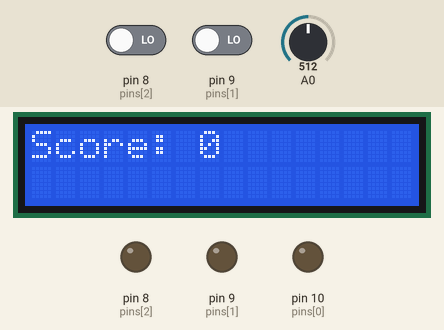
This sketch was run on a simulated Arduino Uno, built with avr-gcc and run on an emulated ATmega328P. Shown: 16×2 character LCD, output pins drawn as LEDs (lit = HIGH). Dashed ring = blinking. The test bench sets the inputs (shaded band); at power-on: pin 8 (pins[2]) LOW, pin 9 (pins[1]) LOW, A0 = 512. Random numbers use the default seed unless the sketch sets one; what the sketch prints to the serial monitor is not drawn.

Above: at 8.6 s.
8.7 s: pin 8 (pins[2]) driven HIGH
At 10.1 s:
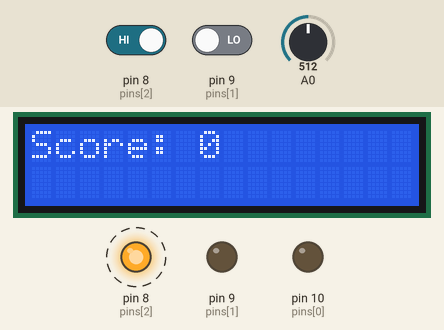
11.7 s: pin 8 (pins[2]) driven LOW
14.7 s: pin 9 (pins[1]) driven HIGH
At 21.3 s:
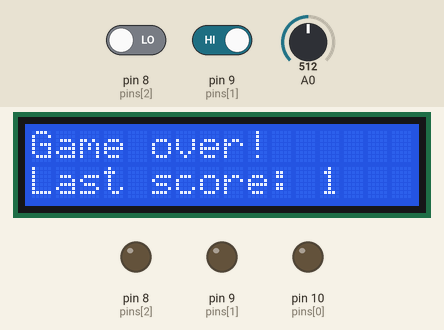
Timing chart, 0 to 29.4 s (numbered marks = the images above; inputs shaded):
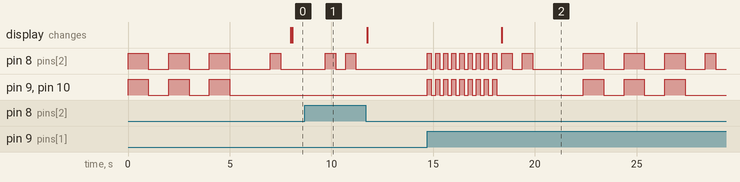

The sketch:

memory_game.ino
```cpp
#define PLAYER_WAIT_TIME 3000
#include <LiquidCrystal.h>
#include <TimerOne.h>

/* Display */
LiquidCrystal lcd( 7, 6, 5, 4, 3, 2);

byte sequence[100];
byte currentLength = 0;
byte inputCount = 0;
byte lastInput = 0;
byte expRead = 0;
bool btnPressed = false;
bool wait = false;
bool reset = false;
byte nrPins = 3;
byte pins[] = {10, 9 ,8};

long inputTime = 0;

void setup() {
  // put your setup code here, to run once:
  setPinDirection(OUTPUT);
  turnAllLeds(1000);
  delay(1000);
  Serial.begin(9600);
}

//Set pins as Input or Output
void setPinDirection (byte dir){
  for( byte i = 0; i < nrPins; i++){
    pinMode(pins[i], dir);
  }
}


void blink(byte val){
  for (byte i = 0; i < nrPins; i++){
    digitalWrite(pins[i], val);
  }
}


void playSequence(){
  for(int i = 0; i< currentLength; i++){
    Serial.print("Seq->");
    Serial.print(i + ":");
    Serial.print("Pin: ");
    Serial.println(sequence[i]);
    digitalWrite(sequence[i],HIGH);
    delay(500);
    digitalWrite(sequence[i],LOW);
    delay(500);
    }

 }

void displayScore(){
  //lcd.clear();
  lcd.begin(16,2);
  lcd.setCursor(0,0);
  lcd.print("Score: ");
  lcd.println(currentLength - 1);
  Serial.print("Score:");
  Serial.print(currentLength - 1);
}

void turnAllLeds(int freq){
  for(int i = 0; i < nrPins; i++){
    blink(HIGH);
    delay(freq);
    blink(LOW);
    delay(freq);
  }
}


void lose(){
    setPinDirection(OUTPUT);
    turnAllLeds(200);
    turnAllLeds(200);
    turnAllLeds(200);
    Serial.println("LOSE GAME !!");
}


void resetFunction(){
  turnAllLeds(1000);
  currentLength = 0;
  inputCount = 0;
  lastInput = 0;
  expRead = 0;
  btnPressed = false;
  wait = false;
  reset = false;
}


void doLoseProcess(){
  lose();
  Serial.println("Last sequence");
  lcd.begin(16,2);
  lcd.setCursor(0,0);
  lcd.print("Game over!");
  lcd.setCursor(0,2);
  lcd.print("Last score: ");
  lcd.print(currentLength - 1);
  setPinDirection(OUTPUT);
  playSequence();
  delay(2000);
  resetFunction();
}

void loop() {
  // put your main code here, to run repeatedly:
  if(!wait){

    setPinDirection(OUTPUT);
    randomSeed(analogRead(A0));
    sequence[currentLength] = pins[random(0, nrPins)];
    currentLength++;
    playSequence();
    wait = true;
    inputTime = millis();
    displayScore();
  }else{
    setPinDirection(INPUT);
    if (millis() - inputTime > PLAYER_WAIT_TIME){
      doLoseProcess();
      return;
    }

    if(!btnPressed){
      expRead = sequence[inputCount];
      Serial.print("Expected: ");
      Serial.println(expRead);

      for(int i = 0; i < nrPins; i++){
        if(pins[i] == expRead)
          continue;
        if(digitalRead(pins[i]) == HIGH){
          lastInput = pins[i];
          reset = true;
          btnPressed = true;
          Serial.print("Read: ");
          Serial.println(lastInput);
                                        }
      }
    }
  if(digitalRead(expRead) == 1 && !btnPressed){
    inputTime = millis();
    lastInput = expRead;
    inputCount++;
    btnPressed = true;
  }else{
     if(btnPressed && digitalRead(lastInput) == LOW){
      btnPressed = false;
      delay(100);
      if(reset){
        doLoseProcess();
      }
     }else{
      if (inputCount == currentLength){
        wait = false;
        inputCount = 0;
        delay(1000);}
        }
  }
}
}
```
